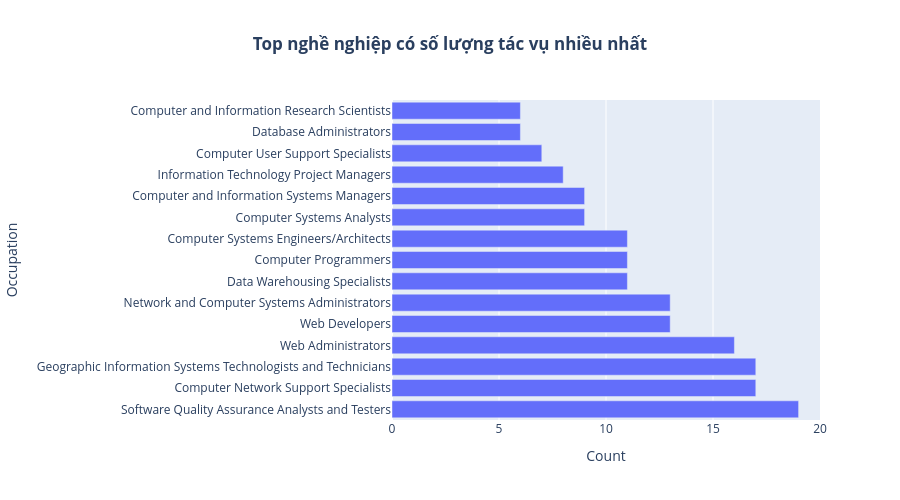

The cell this chart's notebook holds for it:
### Code cell
top_occ = it_master['Occupation (O*NET-SOC Title)'].value_counts().reset_index()
# rename columns from reset_index() (index, 0) -> (Occupation, Count)
top_occ.columns = ['Occupation', 'Count']

top_occ.head(10)

fig = px.bar(top_occ.head(15), x='Count', y='Occupation', orientation='h', title='Top nghề nghiệp có số lượng tác vụ nhiều nhất')
fig.update_layout(
    title_text="<b>Top nghề nghiệp có số lượng tác vụ nhiều nhất</b>",
    title_x=0.5,
    height=500
)
fig

### Figure 1 — Plotly figure (JSON) as saved in the notebook; plotly's stock layout.template omitted (floating-point values rounded to 4 significant figures)
{"data": [{"alignmentgroup": "True", "hovertemplate": "Count=%{x}<br>Occupation=%{y}<extra></extra>", "legendgroup": "", "marker": {"color": "#636efa", "pattern": {"shape": ""}}, "name": "", "offsetgroup": "", "orientation": "h", "showlegend": false, "textposition": "auto", "type": "bar", "x": [19, 17, 17, 16, 13, 13, 11, 11, 11, 9, 9, 8, 7, 6, 6], "xaxis": "x", "y": ["Software Quality Assurance Analysts and Testers", "Computer Network Support Specialists", "Geographic Information Systems Technologists and Technicians", "Web Administrators", "Web Developers", "Network and Computer Systems Administrators", "Data Warehousing Specialists", "Computer Programmers", "Computer Systems Engineers/Architects", "Computer Systems Analysts", "Computer and Information Systems Managers", "Information Technology Project Managers", "Computer User Support Specialists", "Database Administrators", "Computer and Information Research Scientists"], "yaxis": "y"}], "layout": {"barmode": "relative", "height": 500, "legend": {"tracegroupgap": 0}, "title": {"text": "<b>Top nghề nghiệp có số lượng tác vụ nhiều nhất</b>", "x": 0.5}, "xaxis": {"anchor": "y", "domain": [0, 1], "title": {"text": "Count"}}, "yaxis": {"anchor": "x", "domain": [0, 1], "title": {"text": "Occupation"}}}}
